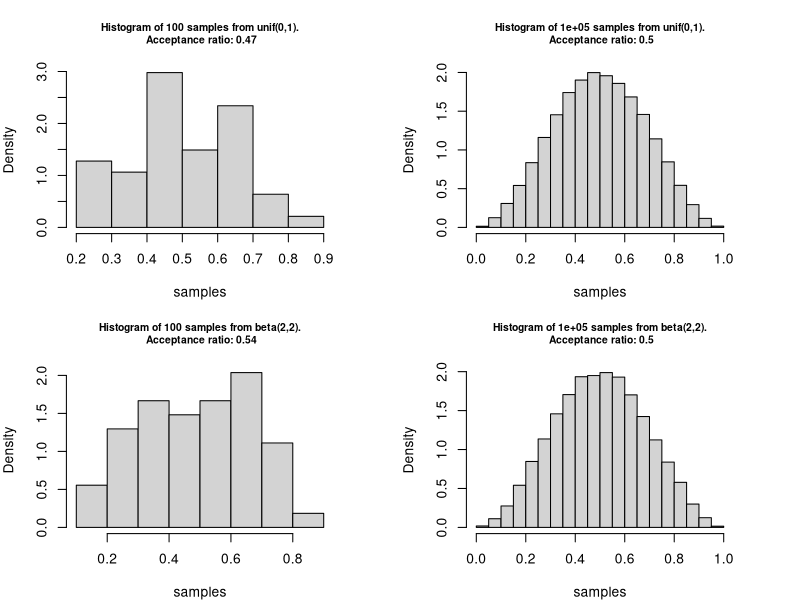

Source code (R):
## ---- chunk 1
# set seed
set.seed(123)
## ---- chunk 2
# grid of points
x <- seq(0, 1, 10^-2)
fx <- function(x) sin(pi * x)^2
sim_fun <- function(f, envelope = "unif", par1 = 0, par2 = 1, n = 10^2, plot = TRUE){
  
  r_envelope <- match.fun(paste0("r", envelope))
  d_envelope <- match.fun(paste0("d", envelope))
  proposal <- r_envelope(n, par1, par2)
  density_ratio <- f(proposal) / d_envelope(proposal, par1, par2)
  samples <- proposal[runif(n) < density_ratio]
  acceptance_ratio <- length(samples) / n
  if (plot) {
    hist(samples, probability = TRUE, 
         main = paste0("Histogram of ", 
                       n, " samples from ", 
                       envelope, "(", par1, ",", par2,
                       ").\n Acceptance ratio: ",
                       round(acceptance_ratio,2)), 
         cex.main = 0.75)
  }
  list(x = samples, acceptance_ratio = acceptance_ratio)
}
par(mfrow = c(2,2), mar = rep(4, 4))
unif_1 <- sim_fun(fx, envelope = "unif", par1 = 0, par2 = 1, n = 10^2) 
unif_2 <- sim_fun(fx, envelope = "unif", par1 = 0, par2 = 1, n = 10^5)
beta_1 <- sim_fun(fx, envelope = "beta", par1 = 2, par2 = 2, n = 10^2)
beta_2 <- sim_fun(fx, envelope = "beta", par1 = 2, par2 = 2, n = 10^5)
par(mfrow = c(1,1))
